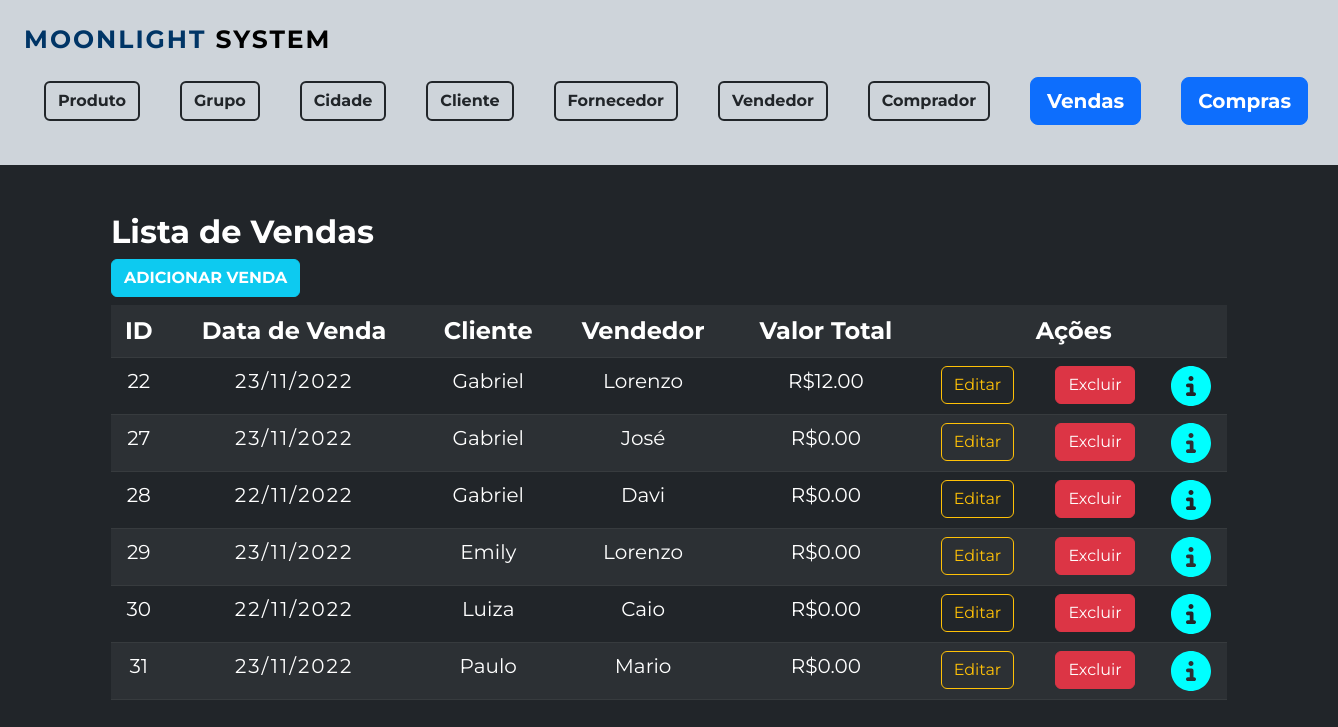
Screenshot of /venda/formListaVenda.php with the database file from the repository.
### tables this page shows
CREATE TABLE `tb_venda` (
  `id_venda` int(11) NOT NULL,
  `dt_venda` date NOT NULL,
  `fk_id_cliente` int(11) NOT NULL,
  `fk_id_vendedor` int(11) NOT NULL,
  `vl_total` float(9,2) DEFAULT NULL
);

CREATE TABLE `tb_cliente` (
  `id_cliente` int(11) NOT NULL,
  `nm_cliente` varchar(55) DEFAULT NULL,
  `cpf_cliente` varchar(17) DEFAULT NULL,
  `fk_id_cidade` int(11) NOT NULL
);

CREATE TABLE `tb_vendedor` (
  `id_vendedor` int(11) NOT NULL,
  `nm_vendedor` varchar(55) NOT NULL
);

### venda/formListaVenda.php (the view, shortened to what this page needs)
<?php
include '../formMenu.php';
include '../conexao/conecta.php';
$sql="SELECT ven.id_venda, ven.dt_venda, cli.nm_cliente, vendor.nm_vendedor, ven.vl_total FROM tb_venda ven
INNER JOIN tb_cliente cli ON cli.id_cliente=ven.fk_id_cliente INNER JOIN tb_vendedor vendor ON vendor.id_vendedor=ven.fk_id_vendedor";
$resultado= mysqli_query($conexao,$sql);
?>
<div class="container pt-5">
<h2 class="fw-bold"> Lista de Vendas</h2>
<a class="btn btn-info mb-2 text-white fw-bold" href="formEditaVenda.php">ADICIONAR VENDA</a>
	<table class="table table-striped table-dark container text-center">
		<tr class="fs-4">
			<th>ID </th>
			<th>Data de Venda</th>
			<th>Cliente</th>
			<th>Vendedor</th>
			<th>Valor Total</th>
			<th colspan="3" class="text-center">Ações</th>
		</tr>
		<?php
			while ( $item=mysqli_fetch_array($resultado)) {
				echo "<tr class='fs-5'>";
				echo "<td> $item[id_venda] </td>";
				$novaData = date("d/m/Y", strtotime($item['dt_venda']));
				echo "<td class='date'> $novaData </td>";
				echo "<td> $item[nm_cliente] </td>";
				echo "<td> $item[nm_vendedor] </td>";
				echo "<td> R$$item[vl_total] </td>";
				echo "<td><a href='formEditaVenda.php?id=$item[id_venda]' class='btn btn-outline-warning'>Editar</a></td>";
				echo "<td><a href='formExcluirVenda.php?id=$item[id_venda]' class='btn btn-danger'>Excluir</a></td>";
				echo "<td>";
			echo "<a href='../venda1/detalheVenda.php?id=$item[id_venda]'><img src='../img/circle-info-solid.svg' alt='Detalhes' title='Detalhes' width='40'>";
			echo "</td>";
			}
	?>
	</table>
</div>

### formMenu.php (style rules this page uses)
body { background-color: #212529; color: #fff; font-family: 'Montserrat', sans-serif; }

### venda/formListaVenda.php (style rules this page uses)
.date { letter-spacing: 2px; }

### rows the page displays
tb_venda: id_venda "22", dt_venda "23/11/2022", tb_cliente.nm_cliente "Gabriel", tb_vendedor.nm_vendedor "Lorenzo", vl_total "12.00"
tb_venda: id_venda "27", dt_venda "23/11/2022", tb_cliente.nm_cliente "Gabriel", tb_vendedor.nm_vendedor "José", vl_total "0.00"
tb_venda: id_venda "28", dt_venda "22/11/2022", tb_cliente.nm_cliente "Gabriel", tb_vendedor.nm_vendedor "Davi", vl_total "0.00"
tb_venda: id_venda "29", dt_venda "23/11/2022", tb_cliente.nm_cliente "Emily", tb_vendedor.nm_vendedor "Lorenzo", vl_total "0.00"
tb_venda: id_venda "30", dt_venda "22/11/2022", tb_cliente.nm_cliente "Luiza", tb_vendedor.nm_vendedor "Caio", vl_total "0.00"
tb_venda: id_venda "31", dt_venda "23/11/2022", tb_cliente.nm_cliente "Paulo", tb_vendedor.nm_vendedor "Mario", vl_total "0.00"
